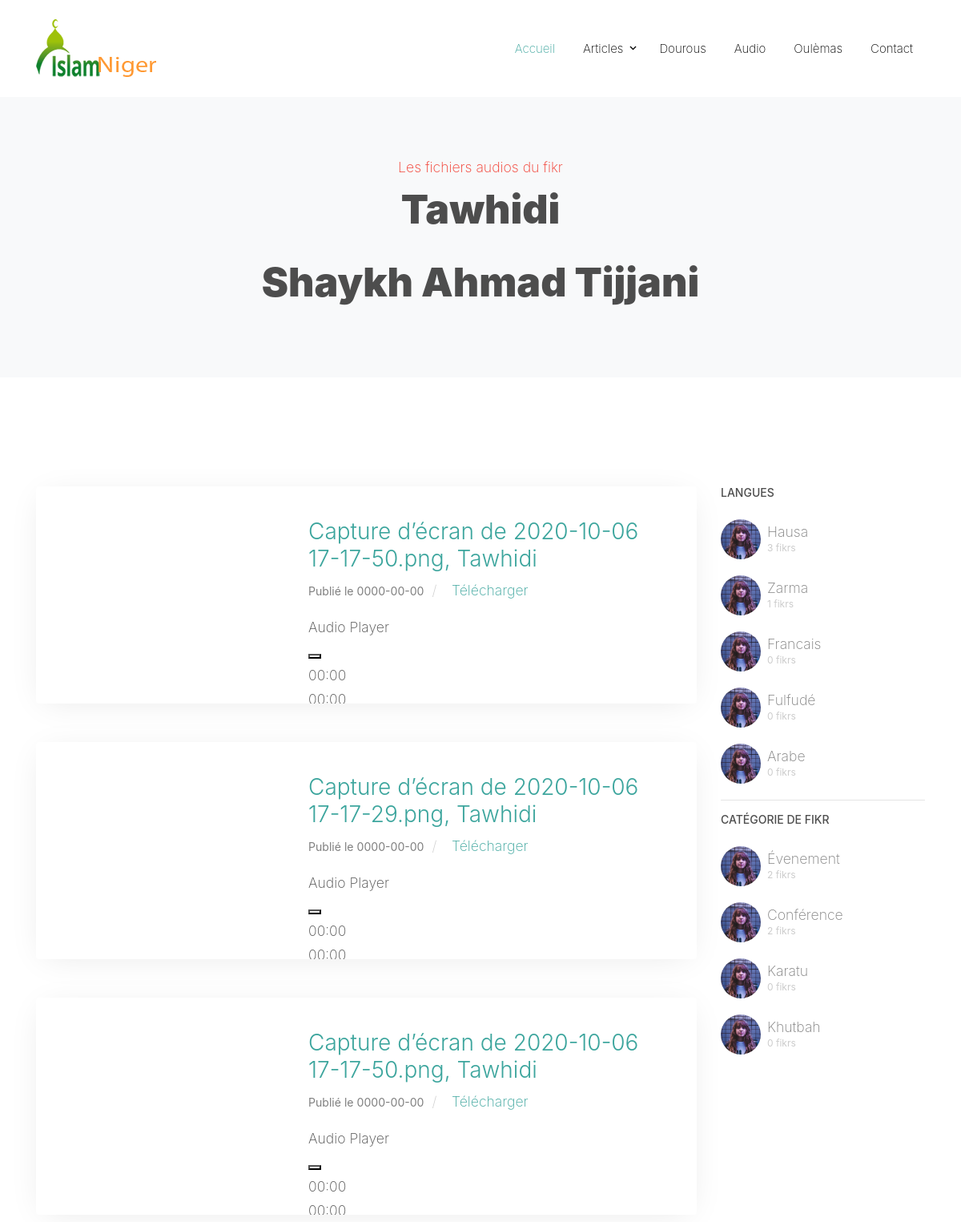
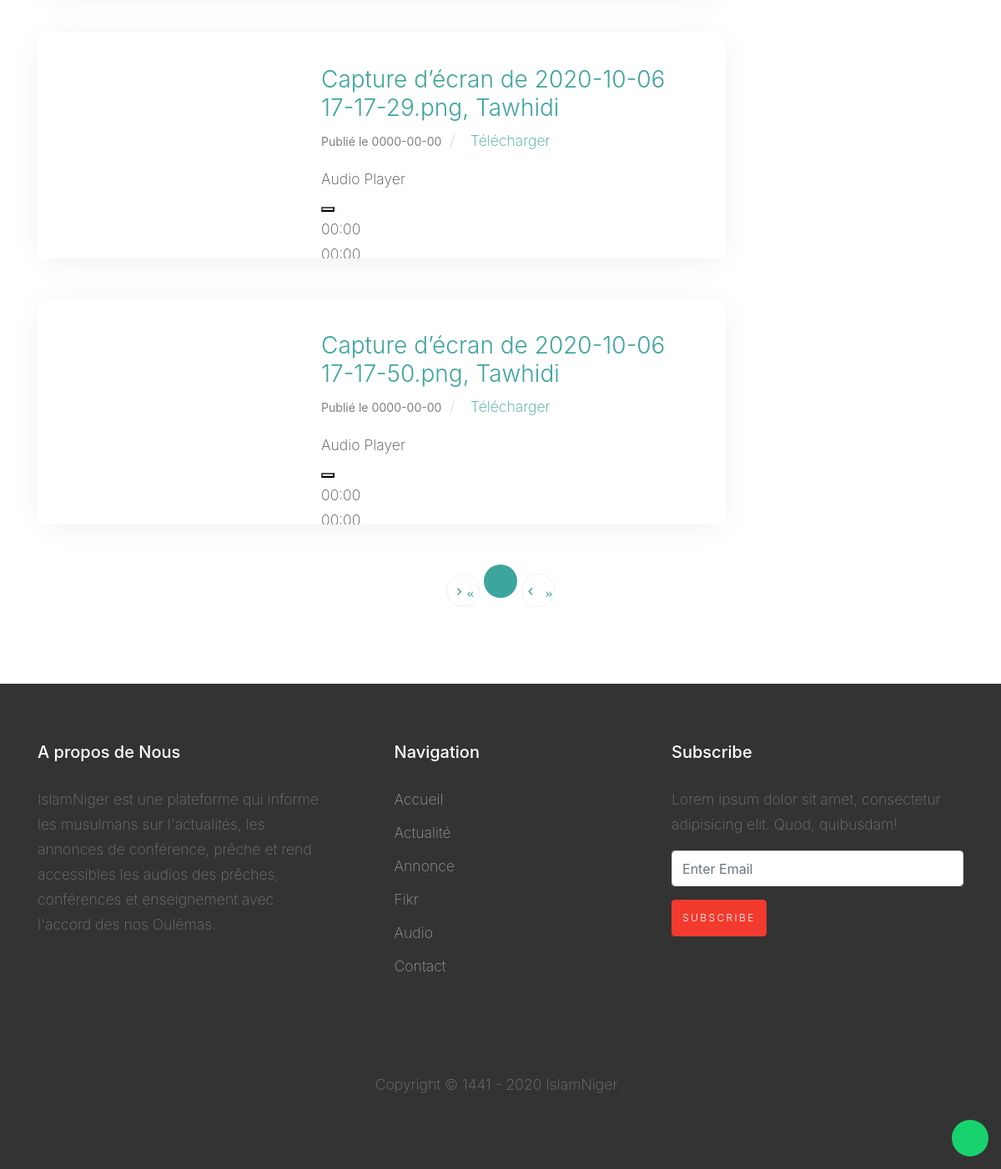
/index.php?p=datas&fikr=1, run on the app's committed database (2 pictures, top to bottom).
### tables this page shows
CREATE TABLE `fikrs` (
  `id` int(11) NOT NULL,
  `titre` varchar(255) NOT NULL,
  `livre` varchar(255) DEFAULT NULL,
  `cfikr` int(11) NOT NULL,
  `auteur` int(11) NOT NULL,
  `ville` int(11) NOT NULL,
  `date_ajout` date NOT NULL,
  `langue` int(11) NOT NULL,
  `photo` int(11) NOT NULL
);

CREATE TABLE `auteurs` (
  `id` int(11) NOT NULL,
  `nom` varchar(255) NOT NULL,
  `prenom` varchar(255) NOT NULL,
  `statut` int(11) NOT NULL,
  `ville` int(11) NOT NULL,
  `description` text NOT NULL,
  `photo` int(11) NOT NULL
);

CREATE TABLE `datas` (
  `id` int(11) NOT NULL,
  `titre` varchar(255) NOT NULL,
  `date` date NOT NULL,
  `fikr` int(11) NOT NULL,
  `chemin` int(11) NOT NULL
);

CREATE TABLE `langues` (
  `id` int(11) NOT NULL,
  `code` varchar(10) NOT NULL,
  `titre` varchar(255) NOT NULL
);

CREATE TABLE `cfikr` (
  `id` int(11) NOT NULL,
  `titre` varchar(255) NOT NULL
);

### model/Manager.php (called while the page is built, shortened)
<?php
class Manager
{
    private static $results = [];
    public static function bdd()
    {
        $dbname = '';
        $user = '';
        $pass = '';
        $host = '';
        if ($_SERVER["SERVER_NAME"] == 'localhost' || $_SERVER["SERVER_NAME"] == '') {
            $dbname = 'iniger';
            $user = 'root';
            $pass = '';
            $host = 'localhost';
        }
        try {
            $pdo_options = array(
                PDO::MYSQL_ATTR_INIT_COMMAND => "SET NAMES utf8",
                PDO::ATTR_ERRMODE => PDO::ERRMODE_EXCEPTION, PDO::ATTR_PERSISTENT => true
            );
            $bdd = new PDO("mysql:host=$host;dbname=$dbname;charset=utf8", "$user", "$pass", $pdo_options);
        } catch (Exception $e) {
            die('Erreur :' . $e->getMessage());
        }
        return $bdd;
    }
    public static function getMultiplesRecords($sql, $params = [])
    {
        $req = self::bdd()->prepare($sql);
        if (!empty($params)) {
            $req->execute($params);
        }else {
            $req->execute();
        }
        if ($res = $req->fetchAll(PDO::FETCH_ASSOC)) {
            return $res;
        }
    }
    public static function getData($table, $property = null, $val = null, $many = false)
    {
        $query = "SELECT * FROM $table ";
        if ($property != null && $val != null) {
            if ($val === 'last') {
                self::lastID($table, $property);
            } elseif ($val === 'distinct') {
                self::distinct($table, $property);
            } elseif ($val === 'exist') {
                echo self::is_not_use($table, $property, $_GET['val']);
            } else {
                $query .= "WHERE $property=:$property";
                $req = self::bdd()->prepare($query);
                $req->execute([$property => $val]);
                if (self::$results['data'] = $req->fetch(PDO::FETCH_ASSOC)) {
                    return self::$results;
                } else {
                    echo self::throwError(404, "Une erreur s'est produite ou enregistrement non trouvé", true)['message'];
                }
            }
        }
    }
}

### views/view_datas.php (the view, shortened to what this page needs)
<?php
$target = '';
if ($_SERVER["SERVER_NAME"] == 'localhost') {
    $target = "http://localhost/IslamNiger/";
} else {
    $target = "http://admin/";
}
if(isset($_GET['fikr'])){
    $id = $_GET['fikr'];
    $sql = "SELECT datas.id, datas.titre, datas.date, datas.fikr, datas.chemin, (SELECT fikrs.photo FROM fikrs WHERE datas.fikr=fikrs.id) as path_url FROM datas WHERE datas.fikr='$id'";
    $data = Manager::getMultiplesRecords($sql);
} else {
    $data = Manager::getData('datas', true)['data'];
}
$fikr = Manager::getData('fikrs', 'id', $id)['data'];
$oulema = Manager::getData('auteurs', 'id', $fikr['auteur'])['data'];
?>
<div class="site-blocks-cover inner-page-cover bg-light mb-5">
  <div class="container">
    <div class="row align-items-center">
      <div class="col-12 text-center">
        <a href="#">Les fichiers audios du fikr</a>
        <h1 class="mb-3"><?= $fikr['titre']?></h1>
        <h1 class="mb-2">Shaykh <?= $oulema['nom']?></h1>
      </div>
    </div>
  </div>
</div>
<div class="site-section">
  <div class="container">
    <div class="row">
      <div class="col-lg-9">
        <?php
            if (is_array($data) || is_object($data)) {
                foreach ($data as $value) {
                ?>
                <div class="d-block d-md-flex podcast-entry bg-white mb-5" data-aos="fade-up">
                    <div class="image" style="background-image: url('<?= $target.Manager::getData("files", "id", $value['path_url'])['data']['file_url']; ?>');"></div>
                    <div class="text">
                        <h3 class="font-weight-light"><a href="index.php?p=datas&fikr=<?= $value['id']?>"><?= $value['titre']?>, <?= $fikr['titre'];?></a></h3>
                        <div class="text-white mb-3"><span class="text-black-opacity-05"><small>Publié le <?= $value['date']?></small> <span class="sep">/</span><a href="<?= $target.Manager::getData("files", "id", $value['chemin'])['data']['file_url'] ?>" download="<?= $value['titre']?>"><i class="fa fa-car"></i>Télécharger</a></span></div>
                        <div class="player">
                        </div>
                    </div>
                </div>
                <?php }
            }
        ?>
      </div>
      <div class="col-lg-3">
        <div class="featured-user  mb-5 mb-lg-0">
          <h3 class="mb-4">Langues</h3>
          <ul class="list-unstyled">
            <?php
              $sql = "SELECT langues.id, langues.code, langues.titre, (SELECT COUNT(fikrs.id) FROM fikrs WHERE fikrs.langue=langues.id) as nombre FROM langues";
              $data = Manager::getMultiplesRecords($sql);
              if (is_array($data) || is_object($data)) {
                  foreach ($data as $value) {
                  ?>
                <li>
                  <a href="index.php?p=fikr&langue=<?= $value['id']?>" class="d-flex align-items-center">
                    <img src="public/images/person_1.jpg" alt="Image" class="img-fluid mr-2">
                    <div class="podcaster">
                      <span class="d-block"><?= $value['titre']?></span>
                      <span class="small"><?= $value['nombre']?> fikrs</span>
                    </div>
                  </a>
                </li>
                <?php }
              }
            ?>
          </ul>
          <hr>
          <h3 class="mb-4">Catégorie de Fikr</h3>
          <ul class="list-unstyled">
            <?php
              $sql = "SELECT cfikr.id, cfikr.titre, (SELECT COUNT(fikrs.id) FROM fikrs WHERE fikrs.cfikr=cfikr.id) as nombre FROM cfikr";
              $data = Manager::getMultiplesRecords($sql);
            if (is_array($data) || is_object($data)) {
                foreach ($data as $value) {
                ?>
              <li>
                <a href="index.php?p=fikr&category=<?= $value['id']?>" class="d-flex align-items-center">
                  <img src="public/images/person_1.jpg" alt="Image" class="img-fluid mr-2">
                  <div class="podcaster">
                    <span class="d-block"><?= $value['titre']?></span>
                    <span class="small"><?= $value['nombre']?> fikrs</span>
                  </div>
                </a>
              </li>
              <?php }
                }
            ?>
          </ul>
        </div>
      </div>
      <div class="container" data-aos="fade-up">
        <div class="row">
          <div class="col-md-12 text-center">
            <div class="site-block-27">
              <ul>
                  <li><a href="<? ?>" class="icon-keyboard_arrow_right">&laquo; <? ?></a></li>
                <li class="active"><span><? ?></span></li>
                  <li><a href="index.php?p=datas&page=<? ?>" class="icon-keyboard_arrow_left"><? ?> &raquo;</a></li>
              </ul>
            </div>
          </div>
        </div>
      </div>
    </div>
  </div>
</div>
<?php
require("template.php");
?>

### public/css/style.css (style rules this page uses)
body { line-height: 1.7; color: #4d4d4d; font-weight: 200; font-size: 1.1rem; }
a { -webkit-transition: .3s all ease; -o-transition: .3s all ease; transition: .3s all ease; }
.site-section { padding: 2.5em 0; }
@media (min-width: 768px) { .site-section { padding: 5em 0; } }
.text-black-opacity-05 { color: rgba(0, 0, 0, 0.5); }
.site-blocks-cover { background-size: cover; background-repeat: no-repeat; background-position: top; background-position: center center; }
.site-blocks-cover, .site-blocks-cover .row { min-height: 600px; height: calc(100vh); }
.site-blocks-cover.inner-page-cover, .site-blocks-cover.inner-page-cover .row { min-height: 350px; height: calc(20vh); }
.site-blocks-cover h1 { font-size: 30px; font-weight: 900; line-height: 1.5; }
@media (min-width: 768px) { .site-blocks-cover h1 { font-size: 50px; } }
.bg-light { background: #ccc; }
.podcast-entry { -webkit-box-shadow: 0 5px 40px -10px rgba(0, 0, 0, 0.1); box-shadow: 0 5px 40px -10px rgba(0, 0, 0, 0.1); border-radius: 4px; overflow: hidden; }
.podcast-entry .sep { margin-left: 5px; margin-right: 5px; color: #ccc; }
.podcast-entry .image { background-size: cover; background-position: center center; background-repeat: no-repeat; height: 300px; }
@media (min-width: 768px) { .podcast-entry .image { width: 300px; height: auto; } }
.podcast-entry .text { width: 100%; padding: 40px; }
.podcast-entry .text a { color: #3ca59d; }
@media (min-width: 768px) { .podcast-entry .text { width: calc(100% - 300px); } }
.player { position: relative; }
.site-block-27 ul, .site-block-27 ul li { padding: 0; margin: 0; }
.site-block-27 ul li { display: inline-block; margin-bottom: 4px; }
.site-block-27 ul li a { color: #3ca59d; }
.site-block-27 ul li a, .site-block-27 ul li span { text-align: center; display: inline-block; width: 40px; height: 40px; line-height: 40px; border-radius: 50%; border: 1px solid #efefef; }
.site-block-27 ul li.active a, .site-block-27 ul li.active span { background: #3ca59d; color: #fff; border: 1px solid transparent; }
.featured-user h3 { font-size: 14px; text-transform: uppercase; }
.featured-user ul li { margin-bottom: 20px; }
.featured-user ul li a { display: inline-block; color: rgba(0, 0, 0, 0.5); }
.featured-user ul li a img { width: 50px; float: left; border-radius: 50%; }
.podcaster { line-height: 1; }
.podcaster .small { font-size: 12px; color: #ccc; }

### data on the page
fikrs: titre "Tawhidi"
auteurs: nom "Ahmad Tijjani"
datas: titre "Capture d’écran de 2020-10-06 17-17-50.png", fikr.titre "Tawhidi", date "0000-00-00"
datas: titre "Capture d’écran de 2020-10-06 17-17-29.png", fikr.titre "Tawhidi", date "0000-00-00"
datas: titre "Capture d’écran de 2020-10-06 17-17-50.png", fikr.titre "Tawhidi", date "0000-00-00"
datas: titre "Capture d’écran de 2020-10-06 17-17-29.png", fikr.titre "Tawhidi", date "0000-00-00"
datas: titre "Capture d’écran de 2020-10-06 17-17-50.png", fikr.titre "Tawhidi", date "0000-00-00"
langues: titre "Hausa", nombre "3"
langues: titre "Zarma", nombre "1"
langues: titre "Francais", nombre "0"
langues: titre "Fulfudé", nombre "0"
langues: titre "Arabe", nombre "0"
cfikr: titre "Évenement", nombre "2"
cfikr: titre "Conférence", nombre "2"
cfikr: titre "Karatu", nombre "0"
cfikr: titre "Khutbah", nombre "0"
